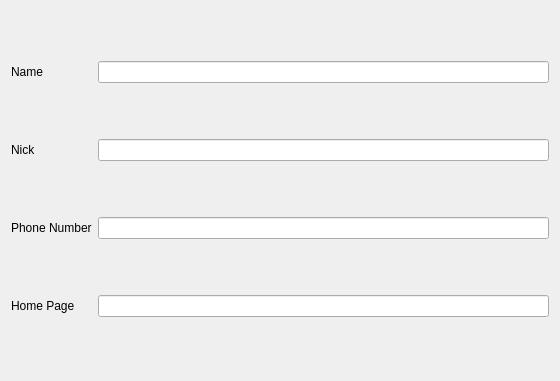
<?xml version="1.0" encoding="UTF-8"?>
<ui version="4.0">
 <class>RdfFoaFEditWidget</class>
 <widget class="QWidget" name="RdfFoaFEditWidget">
  <property name="geometry">
   <rect>
    <x>0</x>
    <y>0</y>
    <width>560</width>
    <height>381</height>
   </rect>
  </property>
  <property name="windowTitle">
   <string>Form</string>
  </property>
  <layout class="QGridLayout" name="gridLayout">
   <item row="0" column="1">
    <widget class="QLineEdit" name="name"/>
   </item>
   <item row="1" column="1">
    <widget class="QLineEdit" name="nick"/>
   </item>
   <item row="2" column="1">
    <widget class="QLineEdit" name="phone"/>
   </item>
   <item row="0" column="0">
    <widget class="QLabel" name="label">
     <property name="text">
      <string>Name</string>
     </property>
    </widget>
   </item>
   <item row="1" column="0">
    <widget class="QLabel" name="label_2">
     <property name="text">
      <string>Nick</string>
     </property>
    </widget>
   </item>
   <item row="2" column="0">
    <widget class="QLabel" name="label_3">
     <property name="text">
      <string>Phone Number</string>
     </property>
    </widget>
   </item>
   <item row="3" column="1">
    <widget class="QLineEdit" name="url"/>
   </item>
   <item row="3" column="0">
    <widget class="QLabel" name="label_4">
     <property name="text">
      <string>Home Page</string>
     </property>
    </widget>
   </item>
  </layout>
 </widget>
 <resources/>
 <connections/>
</ui>
